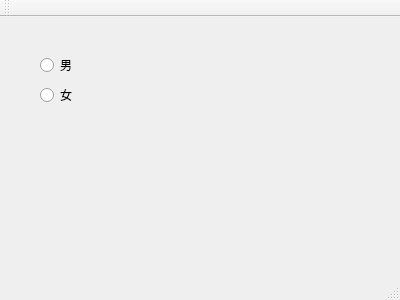
<?xml version="1.0" encoding="UTF-8"?>
<ui version="4.0">
 <class>MainWindow</class>
 <widget class="QMainWindow" name="MainWindow">
  <property name="geometry">
   <rect>
    <x>0</x>
    <y>0</y>
    <width>400</width>
    <height>300</height>
   </rect>
  </property>
  <property name="windowTitle">
   <string>MainWindow</string>
  </property>
  <widget class="QWidget" name="centralWidget">
   <widget class="QRadioButton" name="manBtn">
    <property name="geometry">
     <rect>
      <x>40</x>
      <y>40</y>
      <width>89</width>
      <height>16</height>
     </rect>
    </property>
    <property name="text">
     <string>男</string>
    </property>
   </widget>
   <widget class="QRadioButton" name="womanBtn">
    <property name="geometry">
     <rect>
      <x>40</x>
      <y>70</y>
      <width>89</width>
      <height>16</height>
     </rect>
    </property>
    <property name="text">
     <string>女</string>
    </property>
   </widget>
  </widget>
  <widget class="QMenuBar" name="menuBar">
   <property name="geometry">
    <rect>
     <x>0</x>
     <y>0</y>
     <width>400</width>
     <height>23</height>
    </rect>
   </property>
  </widget>
  <widget class="QToolBar" name="mainToolBar">
   <attribute name="toolBarArea">
    <enum>TopToolBarArea</enum>
   </attribute>
   <attribute name="toolBarBreak">
    <bool>false</bool>
   </attribute>
  </widget>
  <widget class="QStatusBar" name="statusBar"/>
 </widget>
 <layoutdefault spacing="6" margin="11"/>
 <resources/>
 <connections/>
</ui>
